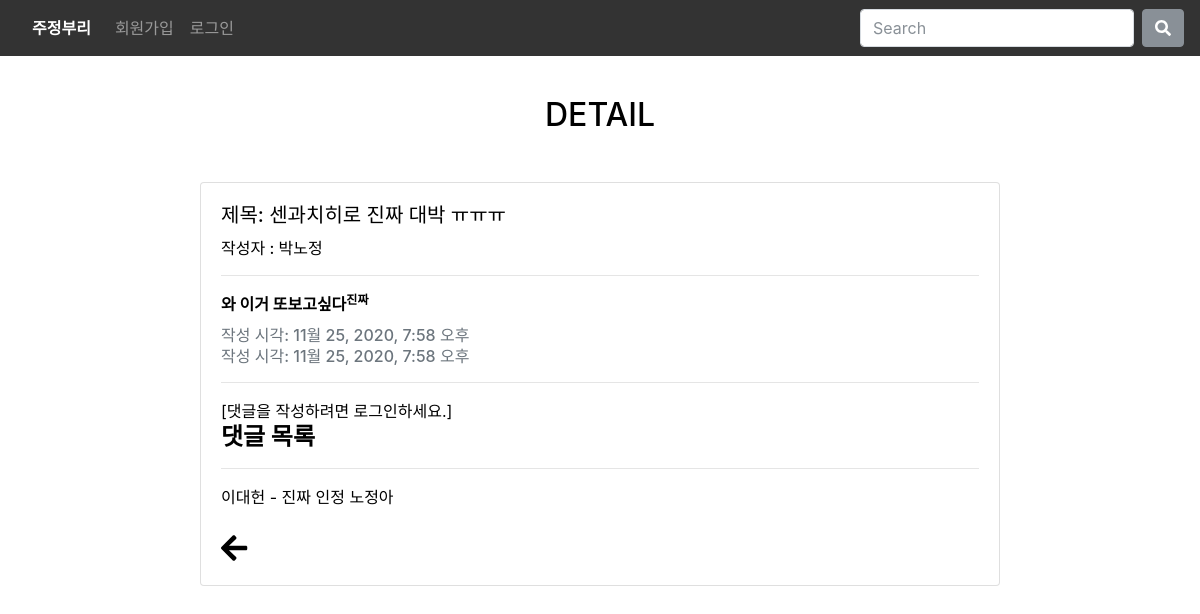
The app's page /community/articles/1/ with its own data.
### community/models.py (models this page shows)
class Article(models.Model):
    title= models.CharField(max_length=100)
    content = models.TextField()
    created_at = models.DateTimeField(auto_now_add=True)
    updated_at = models.DateTimeField(auto_now=True)
    user = models.ForeignKey(settings.AUTH_USER_MODEL, on_delete=models.CASCADE)
    purpose = models.IntegerField()

class Comment(models.Model):
    user = models.ForeignKey(settings.AUTH_USER_MODEL, on_delete=models.CASCADE)
    article = models.ForeignKey(Article, on_delete=models.CASCADE)
    content = models.CharField(max_length=300)
    created_at = models.DateTimeField(auto_now_add=True)
    updated_at = models.DateTimeField(auto_now=True)

### accounts/models.py (models this page shows)
class User(AbstractUser):
    pass

### community/views.py (the view)
# urls.py: path('articles/<int:article_pk>/', views.detail, name='detail'),
@require_GET
def detail(request, article_pk):
    article = get_object_or_404(Article, pk=article_pk)
    comments = article.comment_set.all()
    comment_form = CommentForm()
    context = {
        'article': article,
        'comment_form': comment_form,
        'comments': comments,
    }
    return render(request, 'community/detail.html', context)

### community/forms.py
class CommentForm(forms.ModelForm):
    content = forms.CharField(
        label='',
        widget=forms.Textarea(
            attrs={
                'rows': 1
            }
        )
    )
    class Meta:
        model = Comment
        fields = ['content']

### community/templates/community/detail.html (shortened to what this page needs)
{% extends 'base.html' %}
{% load bootstrap4 %}
{% block content %}
<div class='container'>
  <h2 class="text-center">DETAIL</h2>
  <div class="card my-5 mx-auto" style="width: 50rem; height: auto;">
    <div class="card-body">
      <h5 class="card-title">제목: {{ article.title }}</h5>
      <h6> 작성자 : {{article.user }}</h6>
      <hr>
      <p class="card-text">{{ article.content | safe }}</p>
      <h6 class="card-subtitle mb-2 text-muted">작성 시각: {{ article.created_at }}</h6>
      <h6 class="card-subtitle mb-2 text-muted">작성 시각: {{ article.updated_at }}</h6>
          <hr>
          {% if request.user.is_authenticated %}
          <form action="{% url 'community:create_comment' article.pk %}" method="POST">
            {% csrf_token %}
            {% bootstrap_form comment_form %}
            <input class="btn btn-warning" type="submit" style='color: white;'>
          </form>
          {% else %}
          <a href="{% url 'accounts:login' %}">[댓글을 작성하려면 로그인하세요.]</a>
          {% endif %}
          <br>
          <h4><strong>댓글 목록</strong> </h4>
          <hr>
          {% for comment in comments %}
          <div>
            {{ comment.user }} - {{ comment.content }}
          </div>
          {% empty %}
          <p style="opacity: 0.6;"><b>댓글이 없어요..</b></p>
          {% endfor %}
          <br>
          <a href="{% url 'community:index' %}"><i class="fas fa-arrow-left" style="font-size: 30px;" ></i></a>
        </div>
      </div>
    </div>
{% endblock  %}

### final_pjt/templates/base.html (style rules this page uses)
body { background-color: white; opacity: 1; }

### community/templates/community/detail.html (style rules this page uses)
div, a { color:black; }

### records on screen
Article: title "센과치히로 진짜 대박 ㅠㅠㅠ", user "박노정", content "와 이거 또보고싶다 진짜", created_at "11월 25, 2020, 7:58 오후", updated_at "11월 25, 2020, 7:58 오후"
Comment: user "이대헌", content "진짜 인정 노정아"
